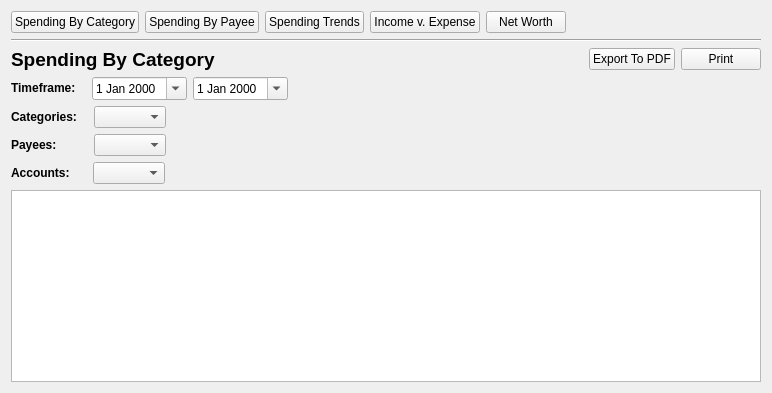
      <widget class="QWidget" name="Reports_tab">
       <attribute name="title">
        <string>Reports</string>
       </attribute>
       <layout class="QVBoxLayout" name="verticalLayout_2">
        <item>
         <layout class="QHBoxLayout" name="horizontalLayout">
          <item>
           <widget class="QPushButton" name="spending_by_category_button">
            <property name="sizePolicy">
             <sizepolicy hsizetype="Minimum" vsizetype="Fixed">
              <horstretch>0</horstretch>
              <verstretch>0</verstretch>
             </sizepolicy>
            </property>
            <property name="focusPolicy">
             <enum>Qt::ClickFocus</enum>
            </property>
            <property name="text">
             <string>Spending By Category</string>
            </property>
           </widget>
          </item>
          <item>
           <widget class="QPushButton" name="spending_by_payee_button">
            <property name="sizePolicy">
             <sizepolicy hsizetype="Minimum" vsizetype="Fixed">
              <horstretch>0</horstretch>
              <verstretch>0</verstretch>
             </sizepolicy>
            </property>
            <property name="focusPolicy">
             <enum>Qt::ClickFocus</enum>
            </property>
            <property name="text">
             <string>Spending By Payee</string>
            </property>
           </widget>
          </item>
          <item>
           <widget class="QPushButton" name="spending_trends_button">
            <property name="sizePolicy">
             <sizepolicy hsizetype="Minimum" vsizetype="Fixed">
              <horstretch>0</horstretch>
              <verstretch>0</verstretch>
             </sizepolicy>
            </property>
            <property name="focusPolicy">
             <enum>Qt::ClickFocus</enum>
            </property>
            <property name="text">
             <string>Spending Trends</string>
            </property>
           </widget>
          </item>
          <item>
           <widget class="QPushButton" name="income_v_expense_button">
            <property name="sizePolicy">
             <sizepolicy hsizetype="Minimum" vsizetype="Fixed">
              <horstretch>0</horstretch>
              <verstretch>0</verstretch>
             </sizepolicy>
            </property>
            <property name="focusPolicy">
             <enum>Qt::ClickFocus</enum>
            </property>
            <property name="text">
             <string>Income v. Expense</string>
            </property>
           </widget>
          </item>
          <item>
           <widget class="QPushButton" name="net_worth_button">
            <property name="sizePolicy">
             <sizepolicy hsizetype="Minimum" vsizetype="Fixed">
              <horstretch>0</horstretch>
              <verstretch>0</verstretch>
             </sizepolicy>
            </property>
            <property name="focusPolicy">
             <enum>Qt::ClickFocus</enum>
            </property>
            <property name="text">
             <string>Net Worth</string>
            </property>
           </widget>
          </item>
          <item>
           <spacer name="horizontalSpacer_2">
            <property name="orientation">
             <enum>Qt::Horizontal</enum>
            </property>
            <property name="sizeHint" stdset="0">
             <size>
              <width>40</width>
              <height>20</height>
             </size>
            </property>
           </spacer>
          </item>
         </layout>
        </item>
        <item>
         <widget class="Line" name="line">
          <property name="orientation">
           <enum>Qt::Horizontal</enum>
          </property>
         </widget>
        </item>
        <item>
         <layout class="QHBoxLayout" name="horizontalLayout_2">
          <item alignment="Qt::AlignRight">
           <widget class="QLabel" name="spending_by_category_label">
            <property name="sizePolicy">
             <sizepolicy hsizetype="Fixed" vsizetype="Fixed">
              <horstretch>0</horstretch>
              <verstretch>0</verstretch>
             </sizepolicy>
            </property>
            <property name="font">
             <font>
              <pointsize>14</pointsize>
              <bold>true</bold>
             </font>
            </property>
            <property name="text">
             <string>Spending By Category</string>
            </property>
           </widget>
          </item>
          <item>
           <spacer name="horizontalSpacer">
            <property name="orientation">
             <enum>Qt::Horizontal</enum>
            </property>
            <property name="sizeHint" stdset="0">
             <size>
              <width>40</width>
              <height>20</height>
             </size>
            </property>
           </spacer>
          </item>
          <item alignment="Qt::AlignLeft">
           <widget class="QPushButton" name="pdf_export">
            <property name="sizePolicy">
             <sizepolicy hsizetype="Fixed" vsizetype="Fixed">
              <horstretch>0</horstretch>
              <verstretch>0</verstretch>
             </sizepolicy>
            </property>
            <property name="focusPolicy">
             <enum>Qt::NoFocus</enum>
            </property>
            <property name="text">
             <string>Export To PDF</string>
            </property>
           </widget>
          </item>
          <item alignment="Qt::AlignLeft">
           <widget class="QPushButton" name="print">
            <property name="sizePolicy">
             <sizepolicy hsizetype="Fixed" vsizetype="Fixed">
              <horstretch>0</horstretch>
              <verstretch>0</verstretch>
             </sizepolicy>
            </property>
            <property name="focusPolicy">
             <enum>Qt::NoFocus</enum>
            </property>
            <property name="text">
             <string>Print</string>
            </property>
           </widget>
          </item>
         </layout>
        </item>
        <item>
         <layout class="QHBoxLayout" name="horizontalLayout_3">
          <item>
           <widget class="QLabel" name="time_frame_label">
            <property name="sizePolicy">
             <sizepolicy hsizetype="Fixed" vsizetype="Fixed">
              <horstretch>0</horstretch>
              <verstretch>0</verstretch>
             </sizepolicy>
            </property>
            <property name="font">
             <font>
              <bold>true</bold>
             </font>
            </property>
            <property name="text">
             <string>Timeframe:</string>
            </property>
           </widget>
          </item>
          <item>
           <spacer name="horizontalSpacer_7">
            <property name="orientation">
             <enum>Qt::Horizontal</enum>
            </property>
            <property name="sizeType">
             <enum>QSizePolicy::Fixed</enum>
            </property>
            <property name="sizeHint" stdset="0">
             <size>
              <width>10</width>
              <height>20</height>
             </size>
            </property>
           </spacer>
          </item>
          <item>
           <widget class="QDateEdit" name="report_date_one">
            <property name="sizePolicy">
             <sizepolicy hsizetype="Fixed" vsizetype="Fixed">
              <horstretch>0</horstretch>
              <verstretch>0</verstretch>
             </sizepolicy>
            </property>
            <property name="calendarPopup">
             <bool>true</bool>
            </property>
           </widget>
          </item>
          <item>
           <widget class="QDateEdit" name="report_date_two">
            <property name="sizePolicy">
             <sizepolicy hsizetype="Fixed" vsizetype="Fixed">
              <horstretch>0</horstretch>
              <verstretch>0</verstretch>
             </sizepolicy>
            </property>
            <property name="calendarPopup">
             <bool>true</bool>
            </property>
           </widget>
          </item>
          <item>
           <spacer name="horizontalSpacer_3">
            <property name="orientation">
             <enum>Qt::Horizontal</enum>
            </property>
            <property name="sizeHint" stdset="0">
             <size>
              <width>40</width>
              <height>20</height>
             </size>
            </property>
           </spacer>
          </item>
         </layout>
        </item>
        <item>
         <layout class="QHBoxLayout" name="horizontalLayout_4">
          <item>
           <widget class="QLabel" name="categories_label">
            <property name="sizePolicy">
             <sizepolicy hsizetype="Fixed" vsizetype="Fixed">
              <horstretch>0</horstretch>
              <verstretch>0</verstretch>
             </sizepolicy>
            </property>
            <property name="font">
             <font>
              <bold>true</bold>
             </font>
            </property>
            <property name="text">
             <string>Categories:</string>
            </property>
           </widget>
          </item>
          <item>
           <spacer name="horizontalSpacer_8">
            <property name="orientation">
             <enum>Qt::Horizontal</enum>
            </property>
            <property name="sizeType">
             <enum>QSizePolicy::Fixed</enum>
            </property>
            <property name="sizeHint" stdset="0">
             <size>
              <width>11</width>
              <height>20</height>
             </size>
            </property>
           </spacer>
          </item>
          <item>
           <widget class="QComboBox" name="reports_categories_combo">
            <property name="sizePolicy">
             <sizepolicy hsizetype="Fixed" vsizetype="Fixed">
              <horstretch>0</horstretch>
              <verstretch>0</verstretch>
             </sizepolicy>
            </property>
            <property name="sizeAdjustPolicy">
             <enum>QComboBox::AdjustToContents</enum>
            </property>
           </widget>
          </item>
          <item>
           <spacer name="horizontalSpacer_4">
            <property name="orientation">
             <enum>Qt::Horizontal</enum>
            </property>
            <property name="sizeHint" stdset="0">
             <size>
              <width>40</width>
              <height>20</height>
             </size>
            </property>
           </spacer>
          </item>
         </layout>
        </item>
        <item>
         <layout class="QHBoxLayout" name="horizontalLayout_5">
          <item>
           <widget class="QLabel" name="payees_label">
            <property name="sizePolicy">
             <sizepolicy hsizetype="Fixed" vsizetype="Fixed">
              <horstretch>0</horstretch>
              <verstretch>0</verstretch>
             </sizepolicy>
            </property>
            <property name="font">
             <font>
              <bold>true</bold>
             </font>
            </property>
            <property name="text">
             <string>Payees:</string>
            </property>
           </widget>
          </item>
          <item>
           <spacer name="horizontalSpacer_6">
            <property name="orientation">
             <enum>Qt::Horizontal</enum>
            </property>
            <property name="sizeType">
             <enum>QSizePolicy::Fixed</enum>
            </property>
            <property name="sizeHint" stdset="0">
             <size>
              <width>31</width>
              <height>20</height>
             </size>
            </property>
           </spacer>
          </item>
          <item>
           <widget class="QComboBox" name="reports_payees_combo">
            <property name="sizePolicy">
             <sizepolicy hsizetype="Fixed" vsizetype="Fixed">
              <horstretch>0</horstretch>
              <verstretch>0</verstretch>
             </sizepolicy>
            </property>
            <property name="sizeAdjustPolicy">
             <enum>QComboBox::AdjustToContents</enum>
            </property>
           </widget>
          </item>
          <item>
           <spacer name="horizontalSpacer_5">
            <property name="orientation">
             <enum>Qt::Horizontal</enum>
            </property>
            <property name="sizeType">
             <enum>QSizePolicy::Expanding</enum>
            </property>
            <property name="sizeHint" stdset="0">
             <size>
              <width>595</width>
              <height>20</height>
             </size>
            </property>
           </spacer>
          </item>
         </layout>
        </item>
        <item>
         <layout class="QHBoxLayout" name="horizontalLayout_6">
          <item>
           <widget class="QLabel" name="accounts_label">
            <property name="sizePolicy">
             <sizepolicy hsizetype="Fixed" vsizetype="Fixed">
              <horstretch>0</horstretch>
              <verstretch>0</verstretch>
             </sizepolicy>
            </property>
            <property name="font">
             <font>
              <bold>true</bold>
             </font>
            </property>
            <property name="text">
             <string>Accounts:</string>
            </property>
           </widget>
          </item>
          <item>
           <spacer name="horizontalSpacer_10">
            <property name="orientation">
             <enum>Qt::Horizontal</enum>
            </property>
            <property name="sizeType">
             <enum>QSizePolicy::Fixed</enum>
            </property>
            <property name="sizeHint" stdset="0">
             <size>
              <width>17</width>
              <height>20</height>
             </size>
            </property>
           </spacer>
          </item>
          <item>
           <widget class="QComboBox" name="reports_accounts_combo">
            <property name="sizePolicy">
             <sizepolicy hsizetype="Fixed" vsizetype="Fixed">
              <horstretch>0</horstretch>
              <verstretch>0</verstretch>
             </sizepolicy>
            </property>
            <property name="sizeAdjustPolicy">
             <enum>QComboBox::AdjustToContents</enum>
            </property>
           </widget>
          </item>
          <item>
           <spacer name="horizontalSpacer_9">
            <property name="orientation">
             <enum>Qt::Horizontal</enum>
            </property>
            <property name="sizeHint" stdset="0">
             <size>
              <width>40</width>
              <height>20</height>
             </size>
            </property>
           </spacer>
          </item>
         </layout>
        </item>
        <item>
         <widget class="QChartView" name="chart_viewer">
          <property name="font">
           <font>
            <stylestrategy>PreferDefault</stylestrategy>
           </font>
          </property>
          <property name="renderHints">
           <set>QPainter::Antialiasing|QPainter::TextAntialiasing</set>
          </property>
         </widget>
        </item>
       </layout>
      </widget>
